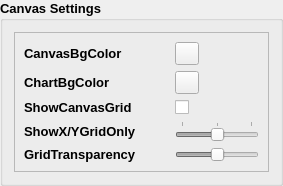
          <widget class="QGroupBox" name="data_layout_group_box">
           <property name="font">
            <font>
             <pointsize>10</pointsize>
             <bold>true</bold>
            </font>
           </property>
           <property name="title">
            <string>Canvas Settings</string>
           </property>
           <layout class="QVBoxLayout" name="verticalLayout_3">
            <item>
             <widget class="QFrame" name="data_layout_1">
              <property name="frameShape">
               <enum>QFrame::Shape::StyledPanel</enum>
              </property>
              <property name="frameShadow">
               <enum>QFrame::Shadow::Raised</enum>
              </property>
              <layout class="QGridLayout" name="gridLayout" rowstretch="0,0,0,0,0,0">
               <item row="2" column="0">
                <widget class="QLabel" name="chart_bg_color_label">
                 <property name="text">
                  <string>ChartBgColor</string>
                 </property>
                </widget>
               </item>
               <item row="3" column="1">
                <widget class="QCheckBox" name="canvas_grid_check_box">
                 <property name="text">
                  <string/>
                 </property>
                </widget>
               </item>
               <item row="3" column="0">
                <widget class="QLabel" name="show_grid_label">
                 <property name="text">
                  <string>ShowCanvasGrid</string>
                 </property>
                </widget>
               </item>
               <item row="5" column="1">
                <widget class="QSlider" name="grid_transparent_slider">
                 <property name="enabled">
                  <bool>false</bool>
                 </property>
                 <property name="maximum">
                  <number>100</number>
                 </property>
                 <property name="value">
                  <number>50</number>
                 </property>
                 <property name="orientation">
                  <enum>Qt::Orientation::Horizontal</enum>
                 </property>
                </widget>
               </item>
               <item row="4" column="1">
                <widget class="QSlider" name="show_xy_grid_slider">
                 <property name="enabled">
                  <bool>false</bool>
                 </property>
                 <property name="minimum">
                  <number>-1</number>
                 </property>
                 <property name="maximum">
                  <number>1</number>
                 </property>
                 <property name="orientation">
                  <enum>Qt::Orientation::Horizontal</enum>
                 </property>
                 <property name="tickPosition">
                  <enum>QSlider::TickPosition::TicksAbove</enum>
                 </property>
                 <property name="tickInterval">
                  <number>0</number>
                 </property>
                </widget>
               </item>
               <item row="0" column="1">
                <widget class="QToolButton" name="canvas_bg_color_btn">
                 <property name="text">
                  <string/>
                 </property>
                </widget>
               </item>
               <item row="2" column="1">
                <widget class="QToolButton" name="chart_bg_color_btn">
                 <property name="text">
                  <string/>
                 </property>
                </widget>
               </item>
               <item row="0" column="0">
                <widget class="QLabel" name="canvas_bg_color_label">
                 <property name="minimumSize">
                  <size>
                   <width>145</width>
                   <height>0</height>
                  </size>
                 </property>
                 <property name="text">
                  <string>CanvasBgColor</string>
                 </property>
                </widget>
               </item>
               <item row="5" column="0">
                <widget class="QLabel" name="grid_transparent_label">
                 <property name="text">
                  <string>GridTransparency</string>
                 </property>
                </widget>
               </item>
               <item row="4" column="0">
                <widget class="QLabel" name="label">
                 <property name="text">
                  <string>ShowX/YGridOnly</string>
                 </property>
                </widget>
               </item>
              </layout>
             </widget>
            </item>
           </layout>
          </widget>
